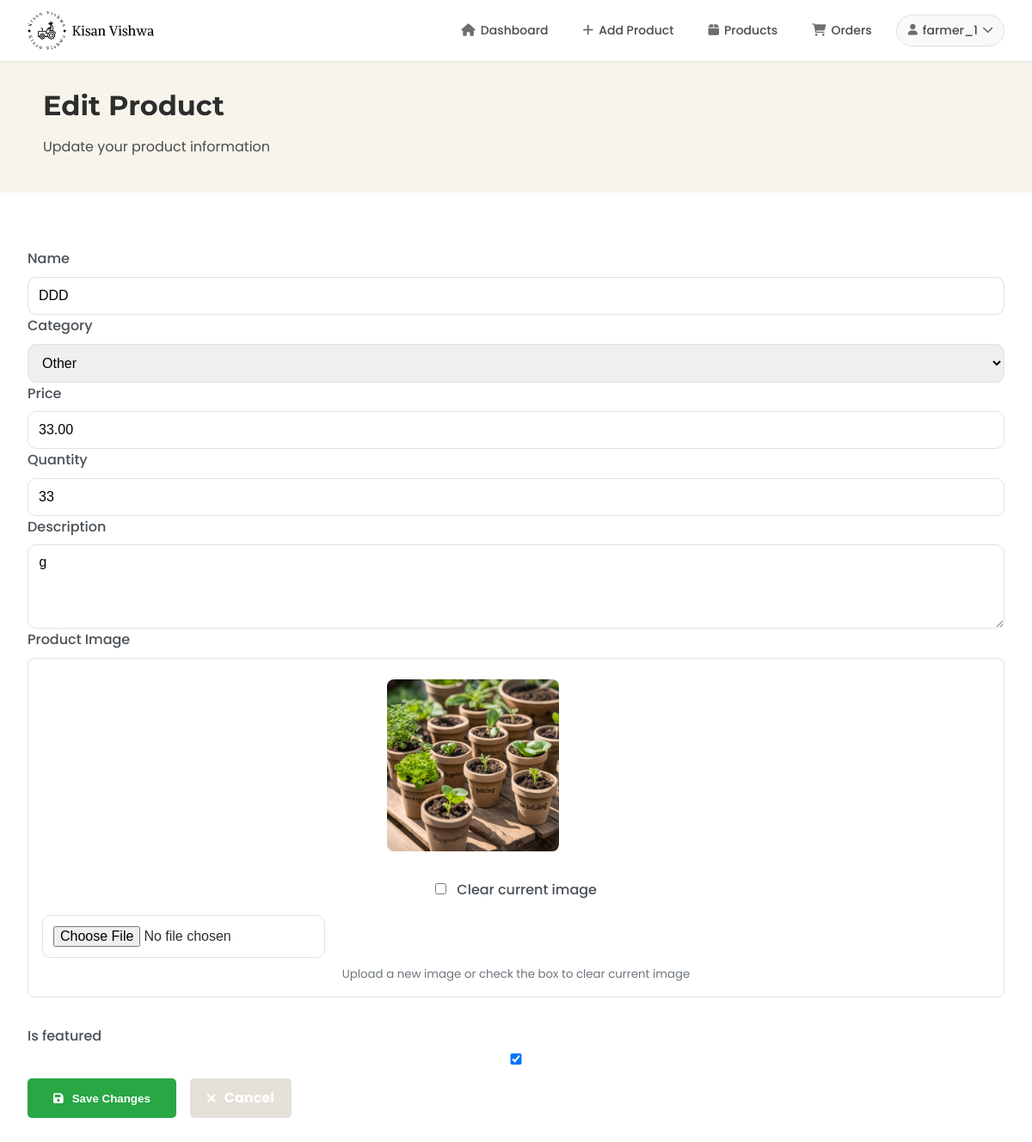
The page /products/edit_product/21/ (signed in) on the database as committed earlier.
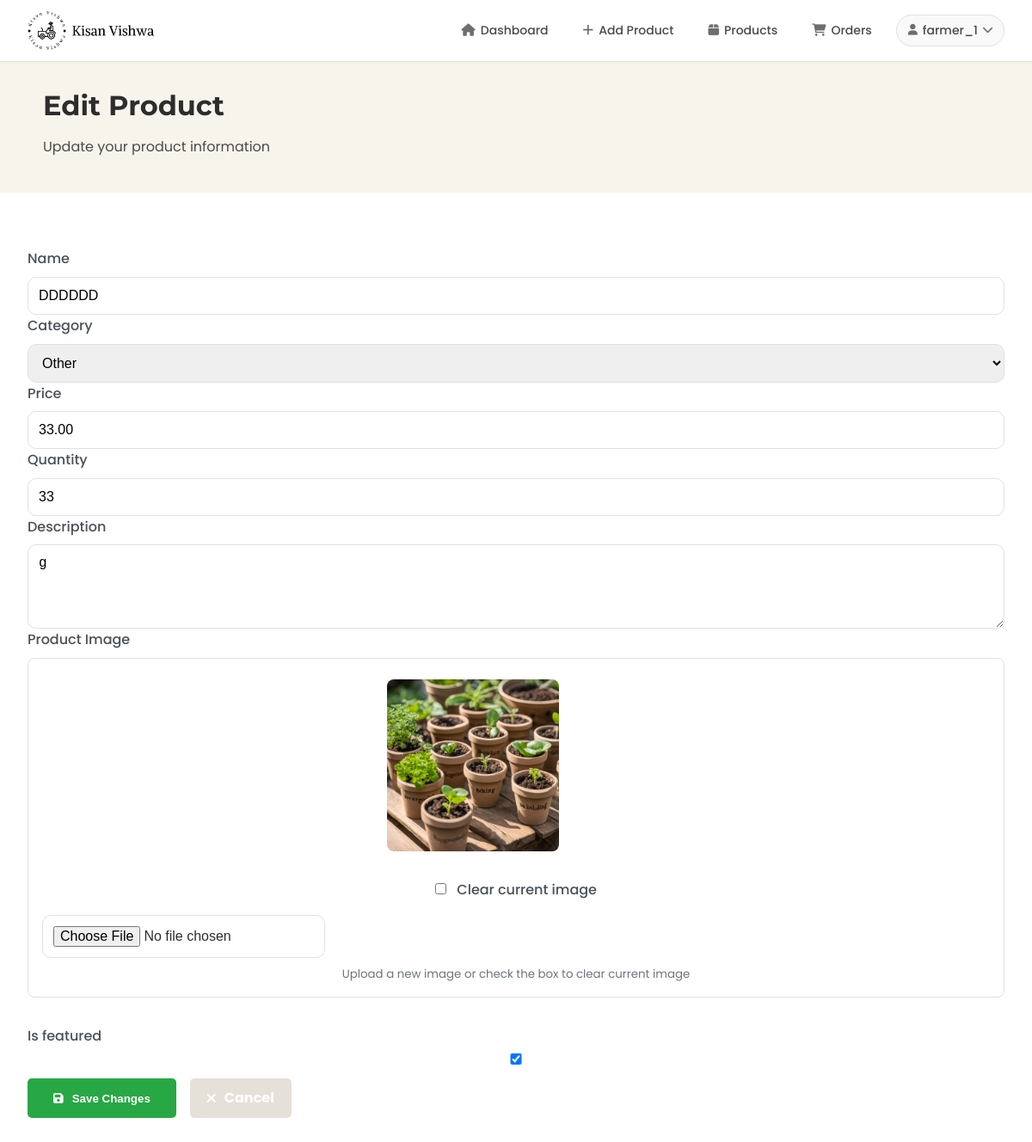
The same page on the database as committed later.
### product_app/models.py (models this page shows, shortened)
class Product(models.Model):
    CATEGORY_CHOICES = [
        ('vegetables', 'Vegetables'),
        ('fruits', 'Fruits'),
        ('grains', 'Grains'),
        ('dairy', 'Dairy'),
        ('tools', 'Tools & Equipment'),
        ('seeds', 'Seeds & Saplings'),
        ('pesticides', 'Pesticides & Fertilizers'),
        ('organic', 'Organic Products'),
        ('livestock', 'Livestock & Feed'),
        ('other', 'Other')
    ]
    name = models.CharField(max_length=200)
    category = models.CharField(max_length=100, choices=CATEGORY_CHOICES, default='other')
    price = models.DecimalField(max_digits=10, decimal_places=2)
    quantity = models.IntegerField()
    description = models.TextField()
    image = models.ImageField(
        upload_to='products/',
        null=True,
        blank=True
    )
    farmer = models.ForeignKey(User, on_delete=models.CASCADE)
    created_at = models.DateTimeField(auto_now_add=True)
    updated_at = models.DateTimeField(auto_now=True)
    is_featured = models.BooleanField(default=False)
    is_deleted = models.BooleanField(default=False)

### product_app/views.py (the view)
# urls.py: path('edit_product/<int:product_id>/', edit_product, name='edit_product'),
@login_required
def edit_product(request, product_id):
    product = get_object_or_404(Product, id=product_id, farmer=request.user)
    if request.method == 'POST':
        form = ProductForm(request.POST, request.FILES, instance=product)
        if form.is_valid():
            if request.POST.get('clear_image'):
                if product.image:
                    try:
                        old_image_path = product.image.path
                        product.image = None
                        if os.path.exists(old_image_path):
                            os.remove(old_image_path)
                    except Exception as e:
                        print(f"Error removing image file: {e}")
            form.save()
            messages.success(request, 'Product updated successfully!')
            return redirect('my_products')
    else:
        form = ProductForm(instance=product)
    return render(request, 'edit_product_page.html', {
        'form': form,
        'product': product
    })

### customer_app/context_processors.py (called while the page is built, shortened)
def wishlist_and_cart_counts(request):
    if request.user.is_authenticated:
        cart_items = CartItem.objects.filter(user=request.user).select_related('product')
        wishlist_items = Wishlist.objects.filter(user=request.user)
        return {
            'cart_items_count': cart_items.count(),
            'cart_total': sum(item.total_price for item in cart_items),
            'wishlist_count': wishlist_items.count(),
            'wishlist_product_ids': set(item.product_id for item in wishlist_items)
        }

def wishlist_status(request):
    if request.user.is_authenticated:
        wishlist_items = Wishlist.objects.filter(user=request.user).select_related('product')
        return {
            'wishlist_product_ids': set(item.product.id for item in wishlist_items),
            'wishlist_products': [item.product for item in wishlist_items]
        }
    return {
        'wishlist_product_ids': set(),
        'wishlist_products': []
    }

### product_app/templates/edit_product_page.html (shortened to what this page needs)
{% load static %}
{% block extra_css %}
    <link rel="stylesheet" type="text/css" href="{% static 'css/farmerdesign.css' %}">
    <link rel="stylesheet" type="text/css" href="{% static 'css/my_product.css' %}">
    <link rel="stylesheet" href="https://cdnjs.cloudflare.com/ajax/libs/font-awesome/6.0.0/css/all.min.css">
{% endblock %}
{% block content %}
    <header class="header">
        <div class="logo">
            <img src="{% static 'images/kisan_vishwa_logo.png' %}" alt="Kisan Vishwa Logo">
        </div>
        {% include 'NavBar/FarmerNavBar.html' %}
    </header>
    <section class="hero">
        <div class="hero-content">
            <h1>Edit Product</h1>
            <p>Update your product information</p>
        </div>
    </section>
    <main class="main-content">
        <section class="add-product-section">
            <div class="form-container">
                <form method="POST" enctype="multipart/form-data" class="product-form">
                    {% for field in form %}
                        {% if field.name == 'image' %}
                            <div class="form-group">
                                <label for="{{ field.id_for_label }}" class="form-label">Product Image</label>
                                <div class="image-container">
                                    <div class="current-image">
                                        {% if product.image %}
                                            <img src="{{ product.image.url }}" alt="Current product image" class="preview-image">
                                            <div class="image-actions">
                                                <div class="clear-image-checkbox">
                                                    <input type="checkbox" name="clear_image" id="clear_image" class="form-check-input">
                                                    <label for="clear_image" class="form-check-label">Clear current image</label>
                                                </div>
                                            </div>
                                        {% else %}
                                            <img src="{% static 'images/default_product.jpg' %}" alt="Default image" class="preview-image">
                                        {% endif %}
                                    </div>
                                    {{ field }}
                                    <small class="help-text">Upload a new image or check the box to clear current image</small>
                                </div>
                            </div>
                        {% else %}
                            <div class="form-group">
                                <label for="{{ field.id_for_label }}">{{ field.label }}</label>
                                {{ field }}
                            </div>
                        {% endif %}
                    {% endfor %}
                    <div class="form-actions">
                        <button type="submit" class="btn btn-primary">
                            <i class="fas fa-save"></i> Save Changes
                        </button>
                        <a href="{% url 'my_products' %}" class="btn btn-secondary">
                            <i class="fas fa-times"></i> Cancel
                        </a>
                    </div>
                </form>
            </div>
        </section>
    </main>
{% endblock %}

Rows that differ between the two databases and show on the page:
changed Product "Other": name "DDD" → "DDDDDD"
